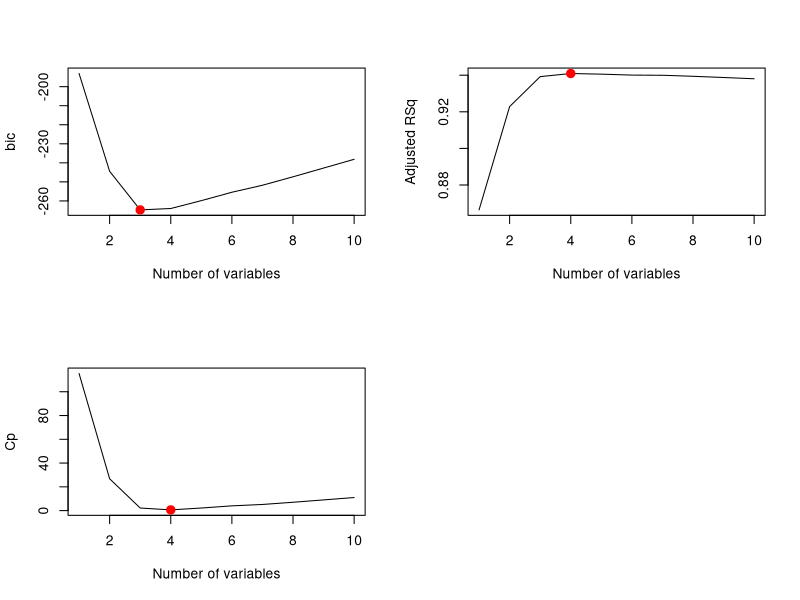
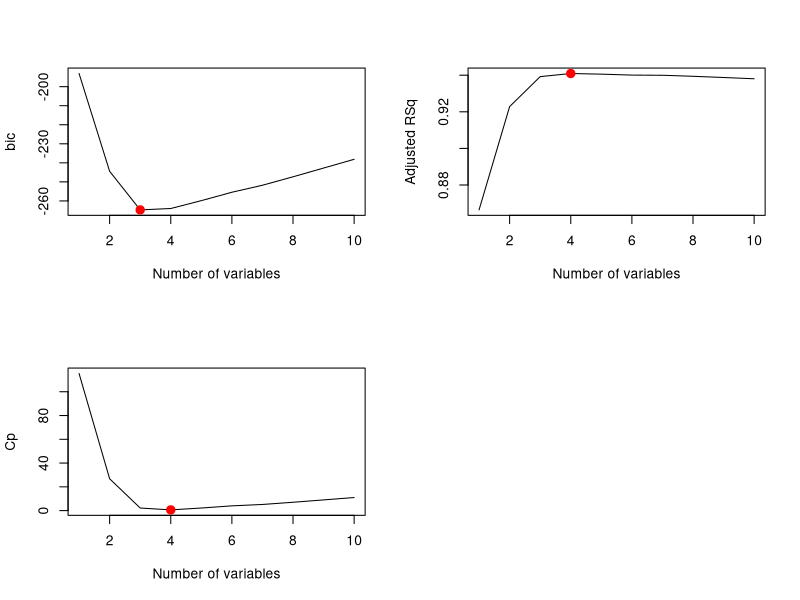
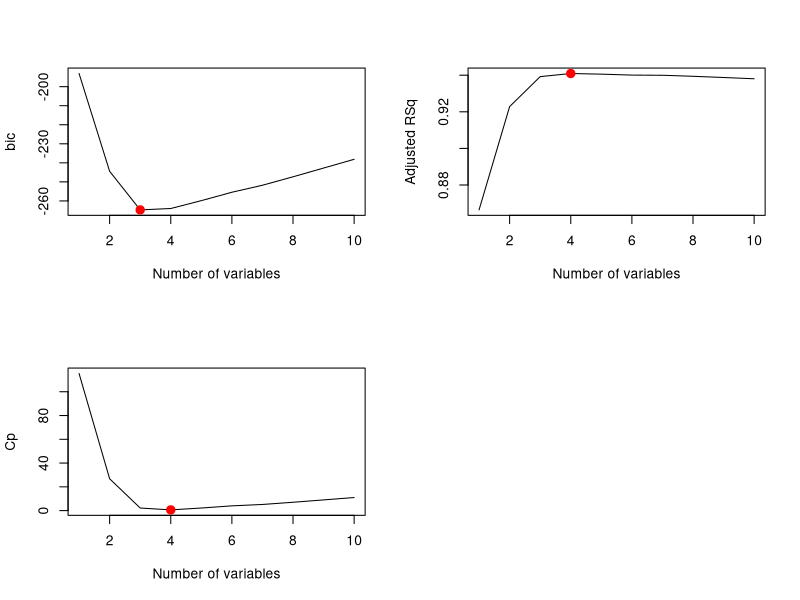

Here is the R script that generated these plots, in order:
## ---- chunk 1
      set.seed(1)
      X=rnorm(100)
      eps=rnorm(100)

## ---- chunk 2
      X2=X^2
      X3=X^3
      #beta0=1
      #beta1=2
      #beta2=-3
      #beta3=0.3
      
      beta0=1
      beta1=1
      beta2=1
      beta3=1
      Y=beta0+beta1*X+beta2*X2+beta3*X3+eps
## ---- chunk 3
      library(leaps)
      df=data.frame(y=Y,x=X)
      regfit.X=regsubsets(y~poly(x,10,raw=T), data=df, nvmax=10)
      regfitx.summary=summary(regfit.X)

      par(mfrow=c(2,2))
      
      plot(regfitx.summary$bic, xlab="Number of variables", ylab="bic",type = "l")
      k=which.min(regfitx.summary$bic)
      points(k,regfitx.summary$bic[k],col="red",cex=2,pch=20)
      
      plot(regfitx.summary$adjr2, xlab="Number of variables", ylab="Adjusted RSq",type = "l")
      k=which.max(regfitx.summary$adjr2)
      points(k,regfitx.summary$adjr2[k],col="red",cex=2,pch=20)
      
      plot(regfitx.summary$cp, xlab="Number of variables", ylab="Cp",type="l")
      k=which.min(regfitx.summary$cp)
      points(k,regfitx.summary$cp[k],col="red",cex=2,pch=20)
      
      coefficients(regfit.X, id=3)
      coefficients(regfit.X, id=4)
## ---- chunk 4
      regfit.fwd=regsubsets(y~poly(x,10,raw=T), data=df, nvmax=10, method="forward")
      regfitfwd.summary=summary(regfit.X)

      par(mfrow=c(2,2))
      
      plot(regfitfwd.summary$bic, xlab="Number of variables", ylab="bic",type = "l")
      k=which.min(regfitfwd.summary$bic)
      k
      points(k,regfitfwd.summary$bic[k],col="red",cex=2,pch=20)
      
      plot(regfitfwd.summary$adjr2, xlab="Number of variables", ylab="Adjusted RSq",type = "l")
      k=which.max(regfitfwd.summary$adjr2)
      k
      points(k,regfitfwd.summary$adjr2[k],col="red",cex=2,pch=20)
      
      plot(regfitfwd.summary$cp, xlab="Number of variables", ylab="Cp",type="l")
      k=which.min(regfitfwd.summary$cp)
      k
      points(k,regfitfwd.summary$cp[k],col="red",cex=2,pch=20)
      
      coefficients(regfit.fwd, id=3)
      coefficients(regfit.fwd, id=4) 
      
      
      #Backward
      regfit.bwd=regsubsets(y~poly(x,10,raw=T), data=df, nvmax=10, method="backward")
      regfitbwd.summary=summary(regfit.X)

      par(mfrow=c(2,2))
      
      plot(regfitbwd.summary$bic, xlab="Number of variables", ylab="bic",type = "l")
      k=which.min(regfitbwd.summary$bic)
      k
      points(k,regfitbwd.summary$bic[k],col="red",cex=2,pch=20)
      
      plot(regfitbwd.summary$adjr2, xlab="Number of variables", ylab="Adjusted RSq",type = "l")
      k=which.max(regfitbwd.summary$adjr2)
      k
      points(k,regfitbwd.summary$adjr2[k],col="red",cex=2,pch=20)
      
      plot(regfitbwd.summary$cp, xlab="Number of variables", ylab="Cp",type="l")
      k=which.min(regfitbwd.summary$cp)
      k
      points(k,regfitbwd.summary$cp[k],col="red",cex=2,pch=20)
      
      coefficients(regfit.bwd, id=3)
      coefficients(regfit.bwd, id=4)
      
